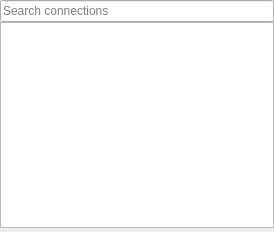
<?xml version="1.0" encoding="UTF-8"?>
<ui version="4.0">
 <class>ConnectionsDock</class>
 <widget class="QDockWidget" name="ConnectionsDock">
  <property name="geometry">
   <rect>
    <x>0</x>
    <y>0</y>
    <width>274</width>
    <height>232</height>
   </rect>
  </property>
  <property name="windowTitle">
   <string>Connections</string>
  </property>
  <widget class="QWidget" name="dockWidgetContents">
   <property name="focusPolicy">
    <enum>Qt::NoFocus</enum>
   </property>
   <layout class="QVBoxLayout" name="verticalLayout">
    <property name="spacing">
     <number>0</number>
    </property>
    <property name="leftMargin">
     <number>0</number>
    </property>
    <property name="topMargin">
     <number>0</number>
    </property>
    <property name="rightMargin">
     <number>0</number>
    </property>
    <property name="bottomMargin">
     <number>0</number>
    </property>
    <item>
     <layout class="QVBoxLayout" name="verticalLayout_2">
      <property name="spacing">
       <number>0</number>
      </property>
      <property name="bottomMargin">
       <number>0</number>
      </property>
      <item>
       <widget class="QLineEdit" name="m_search_connections_edit">
        <property name="placeholderText">
         <string>Search connections</string>
        </property>
       </widget>
      </item>
      <item>
       <widget class="flow_document::ConnectionsView" name="m_connections_view"/>
      </item>
      <item>
       <layout class="QHBoxLayout" name="m_toolbar_layout">
        <property name="spacing">
         <number>6</number>
        </property>
        <property name="leftMargin">
         <number>2</number>
        </property>
        <property name="topMargin">
         <number>2</number>
        </property>
        <property name="rightMargin">
         <number>2</number>
        </property>
        <property name="bottomMargin">
         <number>2</number>
        </property>
       </layout>
      </item>
     </layout>
    </item>
   </layout>
  </widget>
 </widget>
 <customwidgets>
  <customwidget>
   <class>flow_document::ConnectionsView</class>
   <extends>QTreeView</extends>
   <header>flow_document/component/connections/connections_view.h</header>
  </customwidget>
 </customwidgets>
 <resources>
  <include location="../../../resources/plugins/flow_document/flow_document.qrc"/>
 </resources>
 <connections/>
</ui>
